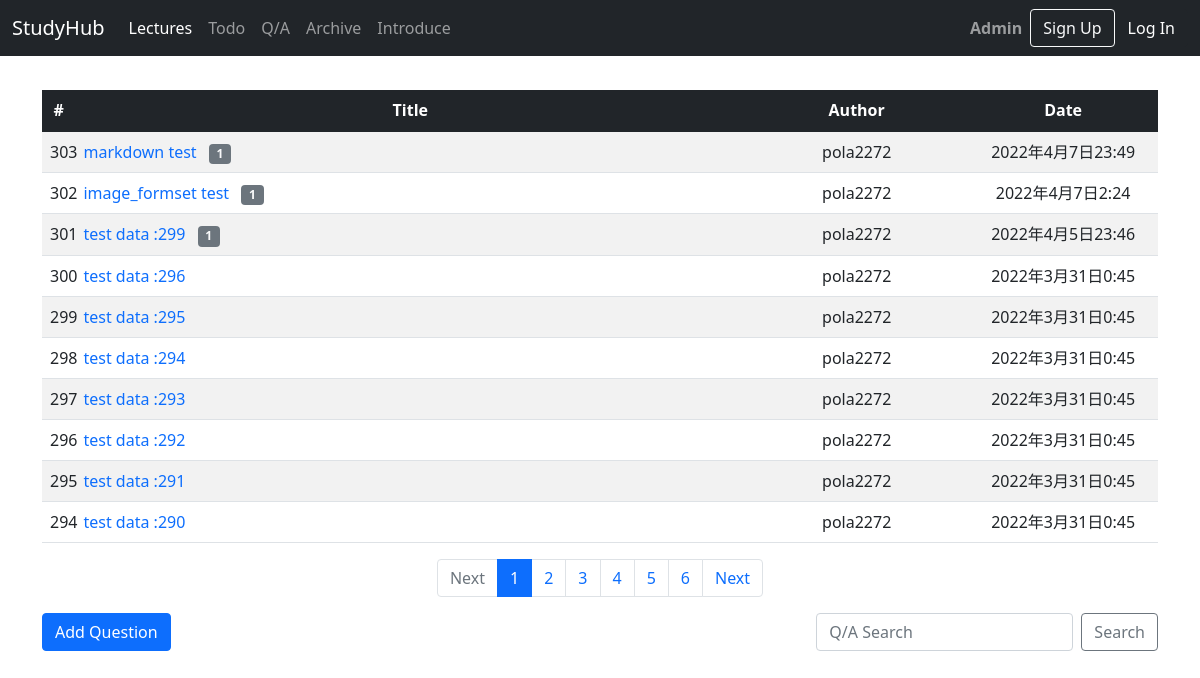
/board/, run on the app's committed database.
### board/models.py (models this page shows, shortened)
class Question(models.Model):
    subject = models.CharField(max_length=200, verbose_name='질문제목')
    content = models.TextField(verbose_name='질문내용')
    create_date = models.DateTimeField(auto_now=True, verbose_name='작성일시')
    author = models.ForeignKey(User, on_delete=models.CASCADE) #userが脱退すると、質問も消える。
    modify_date = models.DateTimeField(auto_now=True)

### board/views.py (the view)
# urls.py: path('', index, name='index'),
def index(request):
    page = request.GET.get('page', '1')
    question_list = Question.objects.order_by('-create_date')
    paginator = Paginator(question_list, 10) #１ページあたり掲示物の数
    page_obj = paginator.get_page(page)
    context = {'question_list': page_obj}
    return render(request, 'board/question_list.html', context)

### board/templatetags/board_filter.py (called while the page is built)
@register.filter
def sub(value, arg):
    return value - arg

### board/templates/board/question_list.html (shortened to what this page needs)
{%extends 'base.html' %}
{% load board_filter %}
{% block content %}
<div class="container">
    <table class="table table-striped" style="table-layout: fixed"  >
        <thead class="table-dark text-center">
        <tr>
            <th scope="col" width="3%">#</th>
            <th scope="col" width="60%">Title</th>
            <th scope="col" width="20%">Author</th>
            <th scope="col" width="17%">Date</th>
        </tr>
        </thead>
        <tbody class="text-center">
            {% if question_list %}
            {% for question in question_list %}
        <tr>
            <td scope="row">{{ question_list.paginator.count|sub:question_list.start_index|sub:forloop.counter0|add:1}}</td>
            <td class="text-start"><a href="{% url 'board:detail' question.id %}" class="text-decoration-none">{{ question.subject }}</a>
            {% if question.answer_set.count > 0 %}
            <span class="badge bg-secondary text-light mx-2">{{ question.answer_set.count }}</span>
            {% endif %}</td>
            <td>{{ question.author.username }}</td>
            <td>{{ question.create_date }}</td>
        </tr>
        {% endfor %}
        {% else %}
        <tr>
            <td colspan="3">There is no Question.</td>
        </tr>
        {% endif %}
    </table>
    <ul class="pagination justify-content-center">
        {% if question_list.has_previous %}
        <li class="page-item">
            <a class="page-link" href="?page={{ question_list.previous_page_number }}">Prev</a>
        </li>
        {% else %}
        <li class="page-item disabled">
            <a class="page-link" tabindex="-1" aria-disabled="true" href="#">Next</a>
        </li>
        {% endif %}
        {% for page_number in question_list.paginator.page_range %}
        {% if page_number >= question_list.number|add:-5 and page_number <= question_list.number|add:5 %}
            {%if page_number == question_list.number %}
            <li class="page-item active" aria-current="page">
                <a class="page-link" href="?page={{ page_number }}">{{ page_number }}</a>
            </li>
            {% else %}
            <li class="page-item">
                <a class="page-link" href="?page={{ page_number }}">{{ page_number}}</a>
            </li>
            {% endif %}
            {% endif %}
        {% endfor %}
        {% if question_list.has_next %}
            <li class="page-item">
                <a class="page-link" href="?page={{ question_list.next_page_number }}">Next</a>
            </li>
        {% else %}
            <li class="page-item disabled">
                <a class="page-link" tabindex="-1" aria-disabled="true" href="#">Next</a>
            </li>
        {% endif %}
    </ul>
<div class="d-flex justify-content-between">
    <a href="{% url 'board:question_create' %}" class="btn btn-primary">Add Question</a>
    <form class="d-flex" action="{% url 'board:search'%}" method="GET">
        <input class="form-control me-2" type="text" placeholder="Q/A Search" id="search" aria-label="Search" name="search" value="{{search|default_if_none:''}}">
        <button class="btn btn-outline-secondary" type="submit">Search</button>
      </form>
    </div>
</div>
{% endblock %}

### data on the page
Question: paginator.count|sub "303", subject "markdown test", answer_set.count "1", author.username "pola2272", create_date "2022年4月7日23:49"
Question: paginator.count|sub "302", subject "image_formset test", answer_set.count "1", author.username "pola2272", create_date "2022年4月7日2:24"
Question: paginator.count|sub "301", subject "test data :299", answer_set.count "1", author.username "pola2272", create_date "2022年4月5日23:46"
Question: paginator.count|sub "300", subject "test data :296", author.username "pola2272", create_date "2022年3月31日0:45"
Question: paginator.count|sub "299", subject "test data :295", author.username "pola2272", create_date "2022年3月31日0:45"
Question: paginator.count|sub "298", subject "test data :294", author.username "pola2272", create_date "2022年3月31日0:45"
Question: paginator.count|sub "297", subject "test data :293", author.username "pola2272", create_date "2022年3月31日0:45"
Question: paginator.count|sub "296", subject "test data :292", author.username "pola2272", create_date "2022年3月31日0:45"
Question: paginator.count|sub "295", subject "test data :291", author.username "pola2272", create_date "2022年3月31日0:45"
Question: paginator.count|sub "294", subject "test data :290", author.username "pola2272", create_date "2022年3月31日0:45"

### other printed values
{{ page_number }} "1"
{{ page_number }} "2" "3" "4" "5" "6"
